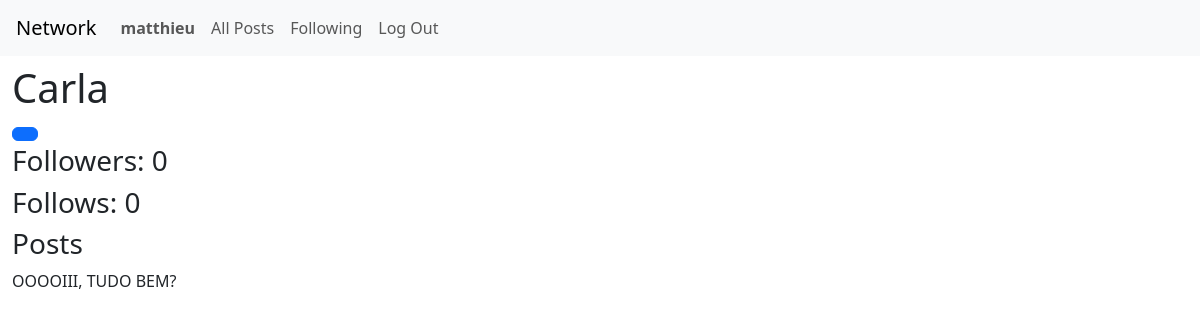
Screenshot of /Carla (signed in) with the database file from the repository.
### network/models.py (models this page shows, shortened)
class User(AbstractUser):
    follows = models.ManyToManyField('self', symmetrical=False, related_name='follower', blank=True)

class Post(models.Model):
    content = models.TextField(max_length= 500)
    creation_date = models.DateField(default=timezone.now().date())
    creation_time = models.TimeField(default=timezone.now().time())
    user = models.ForeignKey(User, on_delete=models.CASCADE, related_name="posts")

### network/views.py (the view)
# urls.py: path("<str:username>", views.profile, name="profile")
@login_required
def profile(request, username):
    current_user = request.user
    profile = User.objects.get(username=username)
    posts = Post.objects.filter(user=profile).order_by("-creation_date")
    return render(request, "network/profile.html", {
        "username":username,
        "posts": posts,
        "profile":profile,
        "user":current_user
    })

### network/templates/network/profile.html (shortened to what this page needs)
{% extends "network/layout.html" %}
{% block body %}
<div class="container-fluid">
    <h1 id="user_profile">{{username}}</h1>
    {% if username != user.username %}
        <button id="toggle_button" class="btn btn-primary"></button>
    {% endif %}
    <h3>Followers: 0</h3>
    <h3>Follows: 0</h3>
    <h3>Posts</h3>
    {% for post in posts %}
        <div>
            <span>{{post.content}}</span>
        </div>
    {% endfor %}
</div>
{% endblock %}

### network/templates/network/layout.html (shortened to what this page needs)
{% load static %}
<!DOCTYPE html>
<html lang="en">
    <head>
        <link href="{% static 'network/node_modules/bootstrap/dist/css/bootstrap.min.css' %}" rel="stylesheet">
        <link href="{% static 'network/styles.css' %}" rel="stylesheet">
    </head>
    <body>
        <nav class="navbar navbar-expand-lg navbar-light bg-light mb-2">
            <a class="navbar-brand ms-3" href="#">Network</a>
            <div>
                <ul class="navbar-nav mr-auto">
                {% if user.is_authenticated %}
                    <li class="nav-item">
                        <a class="nav-link" href="{{user.username}}"><strong>{{ user.username }}</strong></a>
                    </li>
                {% endif %}
                <li class="nav-item">
                    <a class="nav-link" href="{% url 'index' %}">All Posts</a>
                </li>
                {% if user.is_authenticated %}
                    <li class="nav-item">
                        <a class="nav-link" href="{% url 'following' %}">Following</a>
                    </li>
                    <li class="nav-item">
                        <a class="nav-link" href="{% url 'logout' %}">Log Out</a>
                    </li>
                {% endif %}
                </ul>
            </div>
            </nav>
        <div class="body">
            {% block body %}
            {% endblock %}
        </div>
    </body>
</html>

### rows the page displays
User: username "matthieu"
User: username "Carla"
Post: content "OOOOIII, TUDO BEM?"
